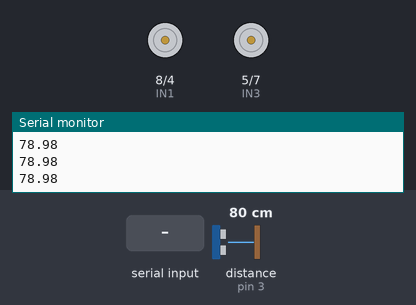
A sketch run on a simulated Arduino Uno, built with avr-gcc and run on an emulated ATmega328P. Parts: motor-driver pin pairs drawn as motors (green arrow = first pin HIGH = forward, orange = second pin HIGH = backward, longer = more drive, scaled by the enable pin), the last lines printed to the serial monitor. Wiring (inferred from the names in the program): ultrasonic range finder: trigger pin 2; echo pin 3. Inputs (shaded band) come from the test bench; at power-on: distance to the obstacle (sensor on pin 3) 80 cm. The echo pulse lasts 58.3 µs per cm.

Above: at 1.2 s.
1.3 s: "F" received over Serial
At 2.4 s:
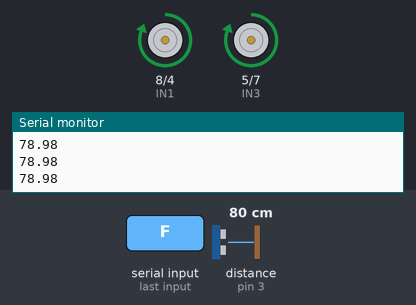
2.8 s: "B" received over Serial
At 3.6 s:
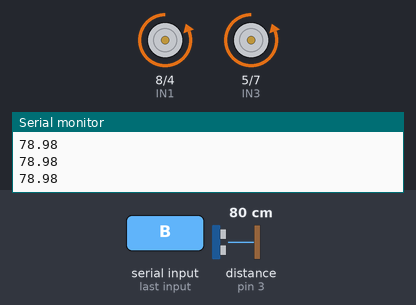
4.3 s: "S" received over Serial
At 5.3 s:
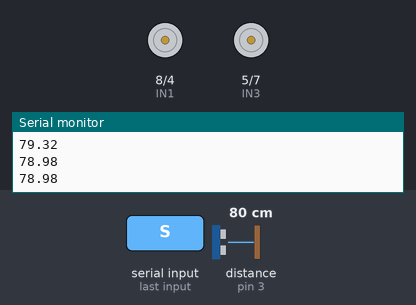
Timing chart, 0 to 7.3 s (numbered marks = the images above; inputs shaded):
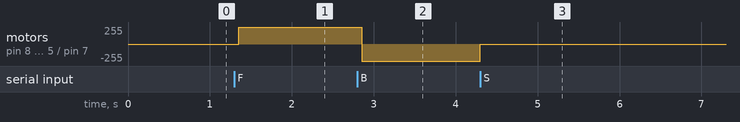

Measured:
- after the input at 1.3 s, motor on pin 8 (IN1) / pin 4 (IN2), motor on pin 5 (IN3) / pin 7 (IN4): stopped → forward 255/255 after 0.05 s
- after the input at 2.8 s, motor on pin 8 (IN1) / pin 4 (IN2), motor on pin 5 (IN3) / pin 7 (IN4): forward 255/255 → backward 255/255 after 0.05 s
- after the input at 4.3 s, motor on pin 8 (IN1) / pin 4 (IN2), motor on pin 5 (IN3) / pin 7 (IN4): backward 255/255 → stopped at once

The sketch:

WallFollowerTaskScheduler.ino
```cpp
#include <TaskScheduler.h>

// Pin definitions
#define trigPin 2
#define echoPin 3
int IN1 = 8;
int IN2 = 4;
int IN3 = 5;
int IN4 = 7;
int ENA = 9;
int ENB = 6;

long duration;
float distance;
char command = 'S'; // Default command is to stop

// TaskScheduler
Scheduler runner;

void measureDistance();
Task task1(500, TASK_FOREVER, &measureDistance); // Measure distance every 500 milliseconds

void serialControl();
Task task2(50, TASK_FOREVER, &serialControl); // Check for serial commands every 50 milliseconds

void setup() {
  // Set all the motor control pins to outputs
  pinMode(IN1, OUTPUT);
  pinMode(IN2, OUTPUT);
  pinMode(IN3, OUTPUT);
  pinMode(IN4, OUTPUT);
  pinMode(ENA, OUTPUT);
  pinMode(ENB, OUTPUT);

  // Set up the ultrasonic sensor pins
  pinMode(trigPin, OUTPUT);
  pinMode(echoPin, INPUT);

  // Start the serial communication
  Serial.begin(9600);

  // Add tasks to scheduler
  runner.init();
  runner.addTask(task1);
  runner.addTask(task2);
  task1.enable();
  task2.enable();
}

void loop() {
  runner.execute();
}

void measureDistance() {
  // Clear the trigPin
  digitalWrite(trigPin, LOW);
  delayMicroseconds(2);

  // Set the trigPin HIGH for 10 microseconds
  digitalWrite(trigPin, HIGH);
  delayMicroseconds(10);
  digitalWrite(trigPin, LOW);

  // Read the echoPin, return the sound wave travel time in microseconds
  duration = pulseIn(echoPin, HIGH);

  // Calculate the distance
  distance = (duration * 0.034) / 2;

  // Send the distance to the serial port
  Serial.println(distance);
}

void serialControl() {
  // Read the command from the serial port
  if (Serial.available() > 0) {
    command = Serial.read();
  }

  // Control the motor based on the command
  switch (command) {
    case 'F':
      digitalWrite(IN1, HIGH);
      digitalWrite(IN2, LOW);
      analogWrite(ENA, 255); // Set maximum speed
      digitalWrite(IN3, HIGH);
      digitalWrite(IN4, LOW);
      analogWrite(ENB, 255); // Set maximum speed
      break;
    case 'B':
      digitalWrite(IN1, LOW);
      digitalWrite(IN2, HIGH);
      analogWrite(ENA, 255); // Set maximum speed
      digitalWrite(IN3, LOW);
      digitalWrite(IN4, HIGH);
      analogWrite(ENB, 255); // Set maximum speed
      break;
    case 'S':
    default:
      digitalWrite(IN1, LOW);
      digitalWrite(IN2, LOW);
      analogWrite(ENA, 0);
      digitalWrite(IN3, LOW);
      digitalWrite(IN4, LOW);
      analogWrite(ENB, 0);
      break;
  }
}
```
